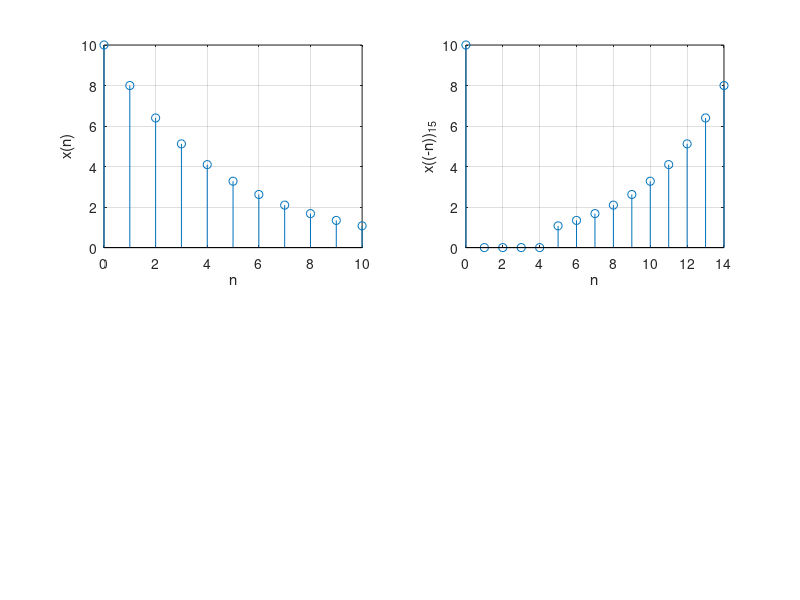

Recreate this plot in MATLAB. (Note: this script raises an error after producing the figure.)
clear; clc; close all;
n = 0:10; xn = 10 * 0.8.^n;
m = 0:14;
xn1 = [xn, zeros(1, 15 - 11)];
yn1 = xn1(mod(-m, 15) + 1);
subplot(2,2,1); stem(n, xn); ylabel('x(n)'); xlabel('n'); grid on;
subplot(2,2,2); stem(m, yn1); ylabel('x((-n))_{15}'); xlabel('n'); grid on;

yn2 = cirshftt(xn, 6, 15);
yn3 = cirshftt(xn, -4, 15);
subplot(2,2,3); stem(m, yn2); ylabel('x((n-6))_{15}'); xlabel('n'); grid on;
subplot(2,2,4); stem(m, yn3); ylabel('x((n+4))_{15}'); xlabel('n'); grid on;








% 清空工作区变量，清空命令行窗口，关闭所有图形窗口
clear; clc; close all;

% 定义时间序列和信号
n = 0:99; % 时间序列 n 从 0 到 99
x3 = cos(0.48 * pi * n) + cos(0.52 * pi * n); % 定义信号 x3(n)

% 计算信号的长度
N = length(x3); % 信号长度

% 计算信号的离散傅里叶变换 (DFT)
X3 = DFTmat(x3); % 调用自定义 DFTmat 函数计算 DFT
k = n; % 频率索引 k 与时间序列 n 相同
w = 2 * pi * k / N; % 计算频率 w

% 计算幅度响应
magX3 = abs(X3); % 计算幅度响应 |X3(k)|

% 绘制信号 x3(n)
subplot(2,1,1); % 创建 2x1 子图的第一个子图
stem(n, x3); % 使用 stem 函数绘制信号 x3(n)
ylabel('x(n)'); % 设置 y 轴标签
xlabel('n'); % 设置 x 轴标签
grid on; % 显示网格线

% 绘制信号的幅度响应
subplot(2,1,2); % 创建 2x1 子图的第二个子图
plot(w / pi, magX3); % 使用 plot 函数绘制幅度响应
ylabel('|X_3(k)|'); % 设置 y 轴标签
xlabel('\omega (\times \pi)'); % 设置 x 轴标签
grid on; % 显示网格线

% 自定义离散傅里叶变换 (DFT) 函数
function X = DFTmat(x)
    N = length(x); % 信号长度
    n = 0:N-1; % 时间索引
    k = n'; % 频率索引
    WN = exp(-1j * 2 * pi / N); % DFT 矩阵元素
    nk = k * n; % 计算矩阵索引的乘积
    W = WN .^ nk; % 生成 DFT 矩阵
    X = x * W; % 计算 DFT
end
